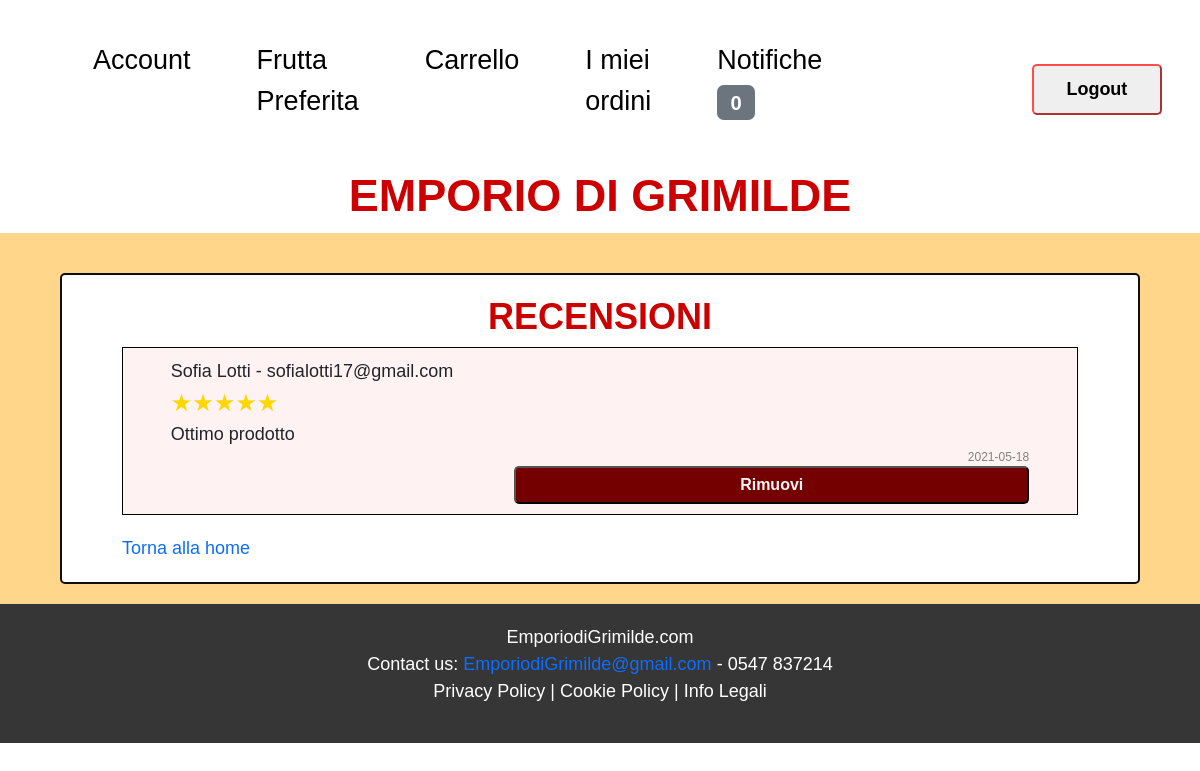
Page /php/recensioniAdmin.php (signed in) on the earlier database version.
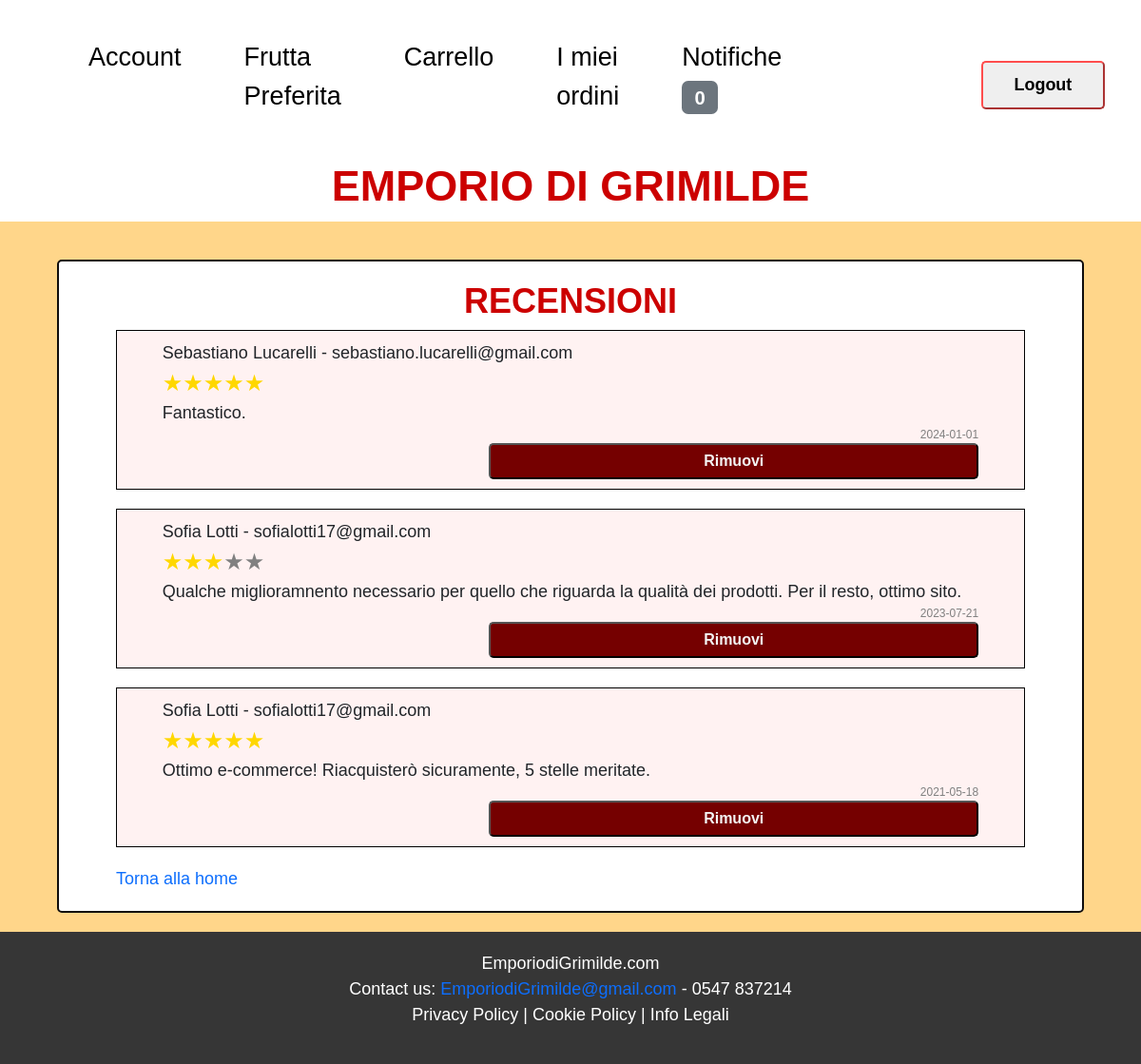
Same page on the later database version.
### tables this page shows
create table RECENSIONE (
     E_mail varchar(50) not null,
     NumeroStelle float(3) not null,
     DataRecensione date not null,
     TestoRecensione varchar(250),
     primary key (E_mail, DataRecensione));

create table CLIENTE (
     E_mail varchar(50) not null,
     Password varchar(20) not null,
     Nome varchar(20) not null,
     Cognome varchar(20) not null,
     DataNascita date not null,
     Sesso varchar(15) not null,
     ImmagineProfilo varchar(200),
     Amministratore char not null DEFAULT 'N',
     primary key (E_mail));

### php/recensioniAdmin.php (called while the page is built, shortened)
<?php
require_once("bootstrap.php");
if(isUserLoggedIn()){
    $templateParams["profilo"] = $dbh->getProfilo();
}
else{
    header("location: login.php");
    exit;
}
$templateParams["canvas"] = "contenutoOffCanvas.php";
$templateParams["titolo"] = "Grimilde's - Recensioni";
$templateParams["nome"] = "listaRecensioni.php";
$templateParams["recensioni"] = $dbh->getAllRecensioni();
require("../template/base.php");
?>

### db/database.php (called while the page is built, shortened)
<?php
class DatabaseHelper{
    private $db;
    public function __construct($servername, $username, $password, $dbname, $port){
        $this->db = new mysqli($servername, $username, $password, $dbname, $port);
    }
    public function getAllRecensioni() {
    $stmt = $this->db->prepare("
        SELECT r.NumeroStelle, r.DataRecensione,
            r.TestoRecensione, c.Nome, c.Cognome, c.E_mail
        FROM recensione r
        JOIN cliente c
        ON r.E_mail = c.E_mail
        ORDER BY r.DataRecensione DESC");
    $stmt->execute();
    $result = $stmt->get_result();
    return $result->fetch_all(MYSQLI_ASSOC);
    }
    public function isUtenteAdmin($email){
        $stmt = $this->db->prepare("SELECT Amministratore
                                            FROM CLIENTE
                                            WHERE E_mail = ?");
        $stmt->bind_param("s", $email);
        $stmt->execute();
        $result = $stmt->get_result();
        $row = $result->fetch_assoc();
        return $row['Amministratore'] === 'Y';
    }
    public function getProfilo(){
        $utente = $_SESSION["E_mail"];
        $stmt = $this->db->prepare("SELECT E_mail, Nome, Cognome, DataNascita, Sesso
                                    FROM CLIENTE
                                    WHERE E_mail=?");
        $stmt->bind_param("s", $utente);
        $stmt->execute();
        $result = $stmt->get_result();
        return $result->fetch_all(MYSQLI_ASSOC);
    }
    public function countNotificheDaLeggere(){
        $utente = $_SESSION["E_mail"];
        $stmt = $this->db->prepare("SELECT COUNT(*) as numNotifiche
                                    FROM NOTIFICA
                                    WHERE StatoNotifica = 'daLeggere'
                                    AND NotificaAdmin = 'N'
                                    AND E_mail = ?");
        $stmt->bind_param("s", $utente);
        $stmt->execute();
        $result = $stmt->get_result();
        $row = $result->fetch_assoc();
        return $row['numNotifiche'];
    }
}
?>

### php/bootstrap.php (called while the page is built, shortened)
<?php
require_once("../db/database.php");
$dbh = new DatabaseHelper("localhost", "root", "", "GrimildeDatabase", 3306);
?>

### template/listaRecensioni.php (the view, shortened to what this page needs)
<article>
    <h2>RECENSIONI</h2>
    <?php foreach($templateParams["recensioni"] as $recensione): ?>
    <article>
        <header>
            <p><?php echo $recensione["Nome"]; ?> <?php echo $recensione["Cognome"]; ?> - <?php echo $recensione["E_mail"]; ?></p>
            <p><?php for ($i = 1; $i <= 5; $i++) {
                if ($i <= $recensione["NumeroStelle"]) {
                    echo '<span data-filled="true">★</span>';
                } else {
                    echo '<span data-filled="false">★</span>';
                }
            } ?>
            </p>
        </header>
        <section>
            <p><?php echo $recensione["TestoRecensione"]; ?></p>
        </section>
        <footer>
            <p><?php echo $recensione["DataRecensione"]; ?></p>
            <form action="" method="POST">
                <label for="rimuovi" hidden></label><input type="submit" id="rimuovi" name="rimuovi" value="Rimuovi"/>
            </form>
        </footer>
    </article>
    <?php endforeach; ?>
    <a href="index.php">Torna alla home</a>
</article>

### template/base.php (shortened to what this page needs)
<!DOCTYPE html>
<html lang="it">
    <head>
        <link rel="stylesheet" type="text/css" href="../css/style.css" />
        <link href="https://cdn.jsdelivr.net/npm/bootstrap@5.3.3/dist/css/bootstrap.min.css" rel="stylesheet">
    </head>
    <body>
        <header>
            <?php if (isset($templateParams["canvas"])):
                require($templateParams["canvas"]); endif;
            ?>
            <h1><a href="index.php">EMPORIO DI GRIMILDE</a></h1>
        </header>
        <main>
            <?php
                require($templateParams["nome"]);
            ?>
        </main>
        <footer>
            <p>
                EmporiodiGrimilde.com<br>
                Contact us: <a href="#">EmporiodiGrimilde@gmail.com</a> - 0547 837214<br>
                Privacy Policy | Cookie Policy | Info Legali
            </p>
        </footer>
    </body>
</html>

### template/contenutoOffCanvas.php (shortened to what this page needs)
<div class="offcanvas-lg offcanvas-start" tabindex="-1" id="offcanvasResponsive" aria-labelledby="offcanvasResponsiveLabel">
  <div class="offcanvas-body">
    <nav>
        <ul>
            <li><a href="profilo.php">Account</a></li>
            <?php if(!isset($_SESSION["E_mail"]) || !$dbh->isUtenteAdmin($_SESSION["E_mail"])): ?>
            <li><a href="fruttaPreferita.php">Frutta Preferita</a></li>
            <li><a href="carrello.php">Carrello</a></li>
            <li><a href="ordini.php">I miei ordini</a></li>
            <?php else: ?>
            <li><a href="acquisto.php">Gestisci Prodotti</a></li>
            <li><a href="ordini.php">Visualizza ordini</a></li>
            <?php endif; ?>
            <li><a href="storicoNotifiche.php">Notifiche  <?php if(isset($_SESSION["E_mail"])): ?><span class="badge text-bg-secondary">
            <?php if(!$dbh->isUtenteAdmin($_SESSION["E_mail"])) {echo $dbh->countNotificheDaLeggere();}
            else{echo $dbh->countNotificheAdminDaLeggere();} ?></span><?php endif; ?>
            </a></li>
        </ul>
    </nav>
    <form action="" method="POST">
    <?php if(isset($_SESSION["E_mail"])): ?>
      <label for="logoutButton" hidden></label><input type="submit" id="logoutButton" name="logout" value="Logout" />
    <?php endif; ?>
    </form>
  </div>
</div>

### css/style.css (style rules this page uses)
:root { --primary: #750000; --secondary: #cc0000; --background: rgb(255, 214, 138); --text: #000000; --error: #b00020; }
body, header, h1, h2, h5, ul { margin: 0; padding: 0; }
* { font-family: 'Gill Sans', 'Gill Sans MT', Calibri, 'Trebuchet MS', sans-serif; font-size: 18px; }
body>header>h1, article>h2, section>h2 { font-family: Verdana, Geneva, Tahoma, sans-serif; color: var(--secondary); text-align: center; font-weight: 600; }
h1 { margin: 0 !important; }
h1>a { all: unset; cursor: pointer; }
body>header { display: grid; grid-template-columns: auto auto; align-items: center; padding: 10px 5%; background-color: #fff; }
body { background-color: var(--background); }
body>footer { background-color: rgb(54, 54, 54); color: #fff; text-align: center; padding: 20px 0; vertical-align: bottom; }
body>main { background-color: var(--background); padding-bottom: 20px; }
ul li a { text-decoration: none; }
ul { list-style: none; padding: 0; margin: 0; padding-left: 0 !important; }
li { display: grid; padding: 10px 0; }
a { text-decoration: none !important; }
body>main>article, body>main>section { border: 2px solid rgb(15, 13, 13); border-radius: 5px; padding: 20px 5%; background-color: white; }
body>main form { text-align: center; }
body>main form input[type="submit"], body>main>section>div>ul>li>a { width: 60%; text-align: center; text-decoration: none; padding: 5px 10px; font-size: 16px; border-radius: 5px; background-color: #750000; color: #f4f4f4; font-weight: 600; }
main>*:not(:first-child img) { margin: 20px 5% 0; }
main:not(:has(> img:first-child)) { padding-top: 20px; }
body>main>article>article { border: 1px solid black; padding: 10px 5%; margin-bottom: 20px; background-color: rgb(255, 242, 242); }
body>main>article>article p { margin-bottom: 0; }
body>main>article>article>header>p>span { color: grey; font-size: 24px; }
body>main>article>article>header>p>span[data-filled="true"] { color: gold; }
body>main>article>article>footer p { text-align: end; color: grey; font-size: 12px; }
body>main>article>article>footer form { text-align: end; }
div div ul>li { margin: 10px 5%; }
div div ul>li>a { display: block; color: black; font-size: 1.5em; padding: 10px 0; transition: all 0.3s ease; }
header div form { text-align: center; }
header div form input[type="submit"] { border-color: #ff4d4d; color: rgb(0, 0, 0); border-radius: 5px; padding: 10px 30%; font-size: 100%; font-weight: bold; cursor: pointer; transition: all 0.3s ease; }
@media screen and (min-width:768px) { body>header { display: inline-block; vertical-align: top; width: 100%; } }
@media screen and (min-width:768px) { body>header>div>div { display: inline-flex; justify-content: space-between; align-items: center; } }
@media screen and (min-width:768px) { body>header>div>div>form { width: 10%; } }
@media screen and (min-width:768px) { body>header>div>div ul { width: 100%; display: inline-flex; } }

Differences in the rows shown:
added recensione: E_mail.Nome "Sebastiano", E_mail.Cognome "Lucarelli", E_mail.E_mail "sebastiano.lucarelli@gmail.com", NumeroStelle 5 (drawn), TestoRecensione "Fantastico.", DataRecensione "2024-01-01"
added recensione: E_mail.Nome "Sofia", E_mail.Cognome "Lotti", E_mail.E_mail "sofialotti17@gmail.com", NumeroStelle 3 (drawn), TestoRecensione "Qualche miglioramnento necessario per quello che riguarda la qualità dei prodotti. Per il resto, ottimo sito.", DataRecensione "2023-07-21"
changed recensione: TestoRecensione "Ottimo prodotto" → "Ottimo e-commerce! Riacquisterò sicuramente, 5 stelle meritate."
